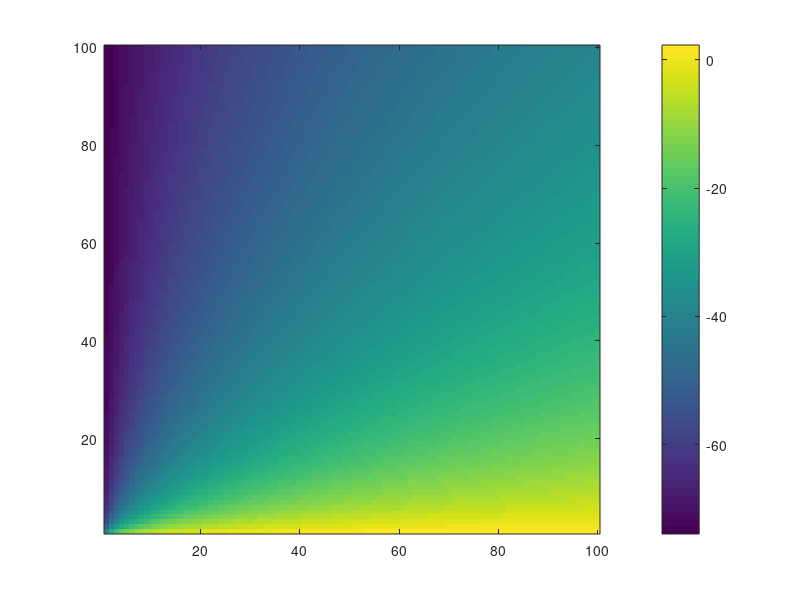

Write MATLAB code to recreate this figure.

%%

Cli=8;          % mM
HCO3i=30;        % mM

HCO3o=26;        % mM 6
Clo_E=150;       % mM 130

Temp=23+273.15;      % real temperature correction
R=8.314;
F=96485.332;

%VGABA=(R*Temp/F)*log((4*Cli+1*HCO3i)./(4*Clo_E+1*HCO3o))*1000

%%

%% scan for all VGABA values

V_GABA=zeros(100,100);

for alpha=1:1:100
    for beta=1:1:100
        V_GABA(alpha,beta)=(R*Temp/F)*log((alpha*Cli+beta*HCO3i)./(alpha*Clo_E+beta*HCO3o))*1000;
    end
end

imagesc(V_GABA);
colorbar;
set(gca,'YDir','normal');

%%